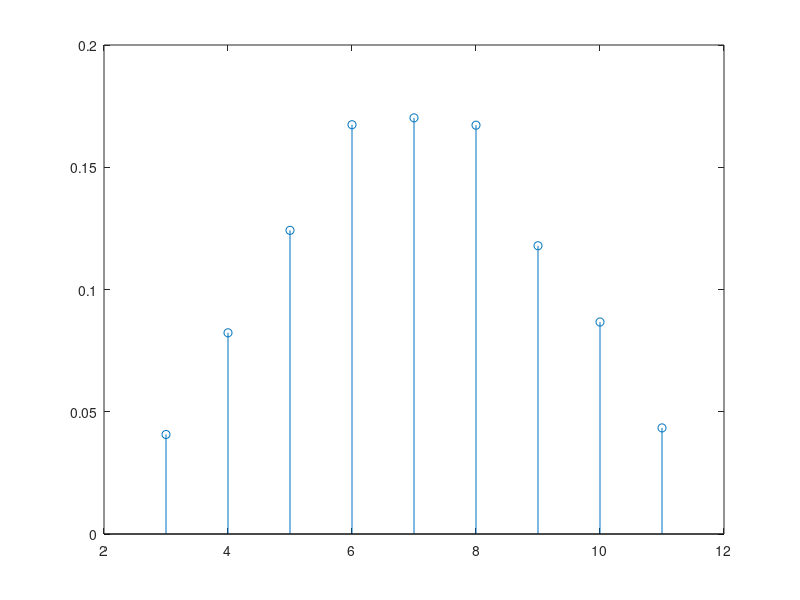

This figure's MATLAB source: (Note: this script raises an error after producing the figure.)
% CODE: 491

% NOME: 
% NO. MEC.: 

% EXERCÍCIO 1
% Considere um processo aleatório que gera dois números: o primeiro número
% de 2 a 5 (com todos os valores igualmente prováveis) e o segundo número
% de 1 a 6 (com todos os valores também igualmente prováveis).
% Seja X a variável aleatória que representa a soma dos dois números.
% (a) (3.0 valores) Estime por simulação (usando 10000 simulações) a função
%     massa de probabilidade da variável aleatória X e apresente-a num
%     gráfico do tipo stem.
% (b) (2.0 valores) Com base na função massa de probabilidade estimada,
%     estime o valor esperado, a variância e o desvio padrão da variável
%     aleatória X.
% (c) (2.0 valores) Determine o valor teórico da probabilidade de X ser
%     maior ou igual a 6, sabendo que o primeiro número é 2.
N=10000;
Var1=randi([2,5],1,N);
Var2=randi([1,6],1,N);
X=Var1+Var2;
xi=3:11;
p=zeros(1,length(xi));
for i=3:11
    p(i-2)=sum(i==X)/N; 
end
stem(xi,p);
%B
Esp=xi*p';
variancia=((xi-Esp).^2)*p';
desvio=sqrt(variancia);
%C
A='X>=6';
B='Var1=2';
%Answer=A sabendo B
casostotais=4*6;
Pb=1/4;
Pintersec=3/24;%existem 3 casos pra var1=2 4 casos para var1=3 5 casos para var1=4 e 6 casos para var1=5
Answer=Pintersec/Pb;


% EXERCÍCIO 2
% Considere um sistema com 3 estados (1, 2 e 3) modelado por uma cadeia de
% Markov com a matriz de transição de estados T seguinte.

T= [0.2 0.4 0.1
    0.4 0   0.1
    0.4 0.6 0.8];

% (a) (3.0 valores) Qual a probabilidade de o sistema, começando no
%     estado 2, estar no estado 1 após 4 transições?
% (b) (2.0 valores) Qual a probabilidade de o sistema, começando ou no
%     estado 1 ou no estado 2 com igual probabilidade, não estar no
%     estado 1 após 10 transições?
%(a)
EstadoIa=[0 1 0]';
After4= T^4 * EstadoIa;
Proba=After4(1);
%(b)
EstadoIb=[0.5 0.5 0]';
After10= T^10 * EstadoIb;
Probb=1-After10(1);



% EXERCÍCIO 3
% Considere um conjunto de 5 páginas web (A, B, C, D e E) com os hyperlinks
% seguintes entre eles:
% A -> B , A -> C , B -> D , C -> E
%
% (3.0 valores) Determine o pagerank de cada página web ao fim de 10
% iterações assumindo beta = 0.8 e resolvendo primeiro problemas que
% possam existir de 'spider traps' e/ou 'dead-ends'.

H=[0    0   0   0   0
   0.5  0   0   0   0
   0.5  0   0   0   0
   0    1   0   0   0
   0    0   1   0   0];
b=0.8;
A=b*H+(1-b)*ones(5)/5;
A(isnan(A))=1/5;
xinit=[1/5 1/5 1/5 1/5 1/5]';
PageAfter10=A^10 * xinit;
pages=['A' 'B' 'C' 'D' 'E'];
for k=1:length(pages)
    disp("Page"+pages(k)+"->"+ PageAfter10(k));
end



% EXERCÍCIO 4
% Considere as 2 funções no fim deste script que implementam duas das
% funcionalidades necessárias à implementação de um filtro de Bloom.
% Considere também os dois conjuntos de chaves seguintes:

CH1= {'Ana','António','Bernardo','Carlos','Fernando','Luisa','Maria','Xavier'};
CH2= {'Francisco','Mário','Nuno','Paula','Raquel'};

% (a) (3.0 valores) Desenvolva a função que falta para, com as funções
%     fornecidas, ter todas as funcionalidades necessárias à implementação
%     de um filtro de Bloom.
% (b) (2.0 valores) Desenvolva um script que (i) crie um filtro de Bloom
%     de comprimento 100 baseado em 4 funções de dispersão com as
%     chaves de CH1, (ii) teste a pertença das chaves de CH1 no filtro de
%     Bloom criado e (iii) verifique se as chaves de CH2 pertencem ao
%     filtro de Bloom.

%(b)
BF=Init(100);
for i=1:length(CH1)
    BF= AddElement(BF,CH1{i},4);
end
for i=1:length(CH1)
    Check = CheckElement(BF,CH1{i},4);
    if Check==1
        fprintf('Pertence %s\n',CH1{i})
    else
        fprintf('Não Pertence %s\n',CH1{i})
    end
end
for i=1:length(CH2)
    Check = CheckElement(BF,CH2{i},4);
    if Check==1
        fprintf('Pertence %s\n',CH2{i})
    else
        fprintf('Não Pertence %s\n',CH2{i})
    end
end


function BF= Init(n)
    BF= zeros(1,n);
end

function BF= AddElement(BF,chave,k)
    n= length(BF);
    key= double(chave);
    h= 127;
    for i= 1:length(key)
        h= mod(31*h+key(i),2^32-1);
    end
    for i= 1:k
        h= mod(31*h+i,2^32-1);
        BF(mod(h,n)+1)= 1;
    end
end

function Check= CheckElement(BF,chave,k)
    n= length(BF);
    key= double(chave);
    h= 127;
    Check=1;
    for i= 1:length(key)
        h= mod(31*h+key(i),2^32-1);
    end
    for i= 1:k
        h= mod(31*h+i,2^32-1);
        if (BF(mod(h,n)+1)== 0)
            Check=0;
            break;
        end
    end
end
